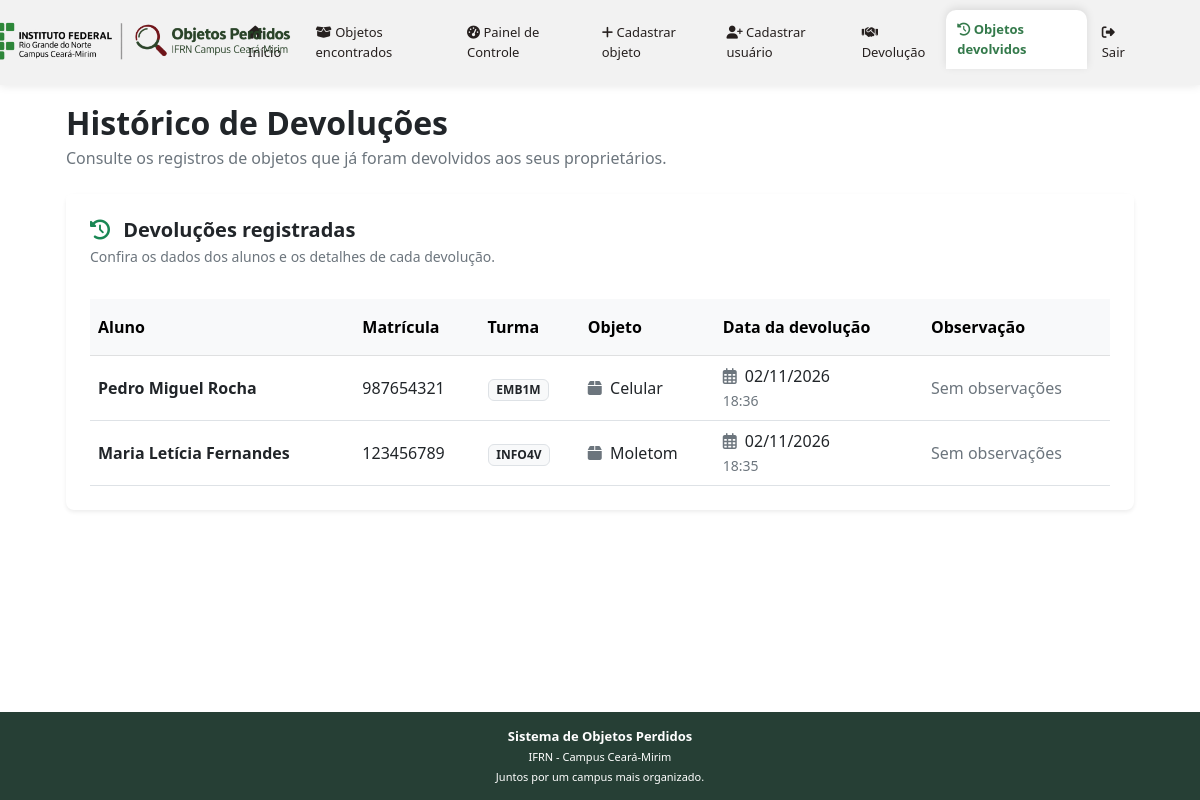
The page /admin/devolucoes (signed in) on the database its author committed.
### app/models/devolucao.py (models this page shows, shortened)
class Devolucao(db.Model):
    __tablename__ = 'devolucoes'
    id = db.Column(db.Integer, primary_key=True)
    data_devolucao = db.Column(
        db.DateTime,
        default=datetime.utcnow,
        nullable=False
    )
    objeto_id = db.Column(
        db.Integer,
        db.ForeignKey('objeto.id'),
        nullable=False,
        unique=True
    )
    nome_objeto = db.Column(
        db.String(100),
        nullable=False
    )
    objeto = db.relationship(
        'Objeto',
        back_populates='devolucao'
    )
    nome_aluno = db.Column(
        db.String(100),
        nullable=False
    )
    matricula_aluno = db.Column(
        db.String(20),
        nullable=False
    )
    turma_aluno = db.Column(
        db.String(50),
        nullable=False
    )
    observacao = db.Column(
        db.Text,
        nullable=True
    )

### app/routes.py (the view)
@app.route('/admin/devolucoes')
@login_required
def historico_devolucoes():
    devolucoes = listar_devolucoes()
    return render_template(
        'objeto_devolvidos.html',
        devolucoes=devolucoes
    )

### app/__init__.py (called while the page is built)
@login_manager.user_loader
def load_user(user_id):
    from app.models.usuario import Usuario
    return Usuario.query.get(int(user_id))

### app/services/devolucao_service.py (called while the page is built)
def listar_devolucoes():
    return Devolucao.query.order_by(
        Devolucao.data_devolucao.desc()
    ).all()

### app/templates/objeto_devolvidos.html (shortened to what this page needs)
{% extends "base.html" %}
{% block content %}
<div class="container py-4">
    <div class="mb-4">
        <h2 class="fw-bold mb-1">Histórico de Devoluções</h2>
        <p class="text-muted mb-0">
            Consulte os registros de objetos que já foram devolvidos aos seus proprietários.
        </p>
    </div>
    <div class="card border-0 shadow-sm rounded-3">
        <div class="card-header bg-white border-0 pt-4 px-4">
            <h5 class="fw-bold mb-1">
                <i class="fas fa-history text-success me-2"></i>
                Devoluções registradas
            </h5>
            <p class="text-muted small mb-0">
                Confira os dados dos alunos e os detalhes de cada devolução.
            </p>
        </div>
        <div class="card-body p-4">
            {% if devolucoes %}
            <div class="table-responsive">
                <table class="table table-hover align-middle mb-0">
                    <thead class="table-light">
                        <tr>
                            <th class="py-3">Aluno</th>
                            <th class="py-3">Matrícula</th>
                            <th class="py-3">Turma</th>
                            <th class="py-3">Objeto</th>
                            <th class="py-3">Data da devolução</th>
                            <th class="py-3">Observação</th>
                        </tr>
                    </thead>
                    <tbody>
                        {% for devolucao in devolucoes %}
                        <tr>
                            <td class="fw-semibold">
                                {{ devolucao.nome_aluno }}
                            </td>
                            <td>
                                {{ devolucao.matricula_aluno }}
                            </td>
                            <td>
                                <span class="badge bg-light text-dark border">
                                    {{ devolucao.turma_aluno }}
                                </span>
                            </td>
                            <td>
                                <i class="fas fa-box text-muted me-1"></i>
                                {{ devolucao.nome_objeto }}
                            </td>
                            <td>
                                <i class="far fa-calendar-alt text-muted me-1"></i>
                                {{ devolucao.data_devolucao.strftime('%d/%m/%Y') }}
                                <br>
                                <small class="text-muted">
                                    {{ devolucao.data_devolucao.strftime('%H:%M') }}
                                </small>
                            </td>
                            <td>
                                <span class="text-muted">
                                    {{ devolucao.observacao or 'Sem observações' }}
                                </span>
                            </td>
                        </tr>
                        {% endfor %}
                    </tbody>
                </table>
            </div>
            {% endif %}
        </div>
    </div>
</div>
{% endblock %}

### app/static/css/style.css (style rules this page uses)
:root { --cor-verde: #347A4B; --cor-verde-claro: #71A668; --cor-texto: #26201F; --cor-fundo: #dcf0ca; }
html, body { overflow-x: hidden; }
html, body { min-height: 100%; margin: 0; }
body { display: flex; flex-direction: column; min-height: 100vh; }

### rows shown on the page
Devolucao: nome_aluno "Pedro Miguel Rocha", matricula_aluno "987654321", turma_aluno "EMB1M", nome_objeto "Celular", data_devolucao "02/11/2026", data_devolucao "18:36", observacao "Sem observações"
Devolucao: nome_aluno "Maria Letícia Fernandes", matricula_aluno "123456789", turma_aluno "INFO4V", nome_objeto "Moletom", data_devolucao "02/11/2026", data_devolucao "18:35", observacao "Sem observações"
